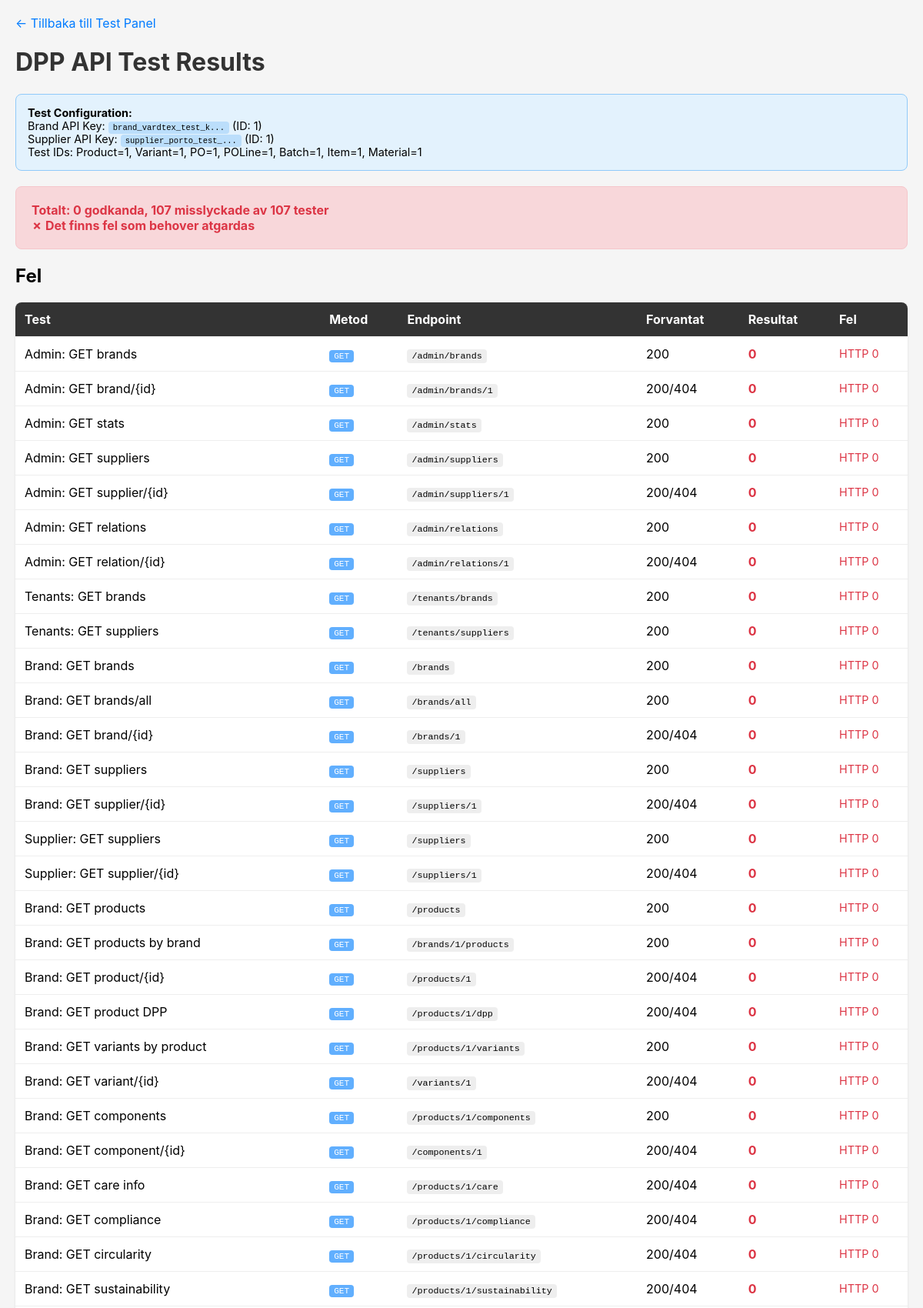
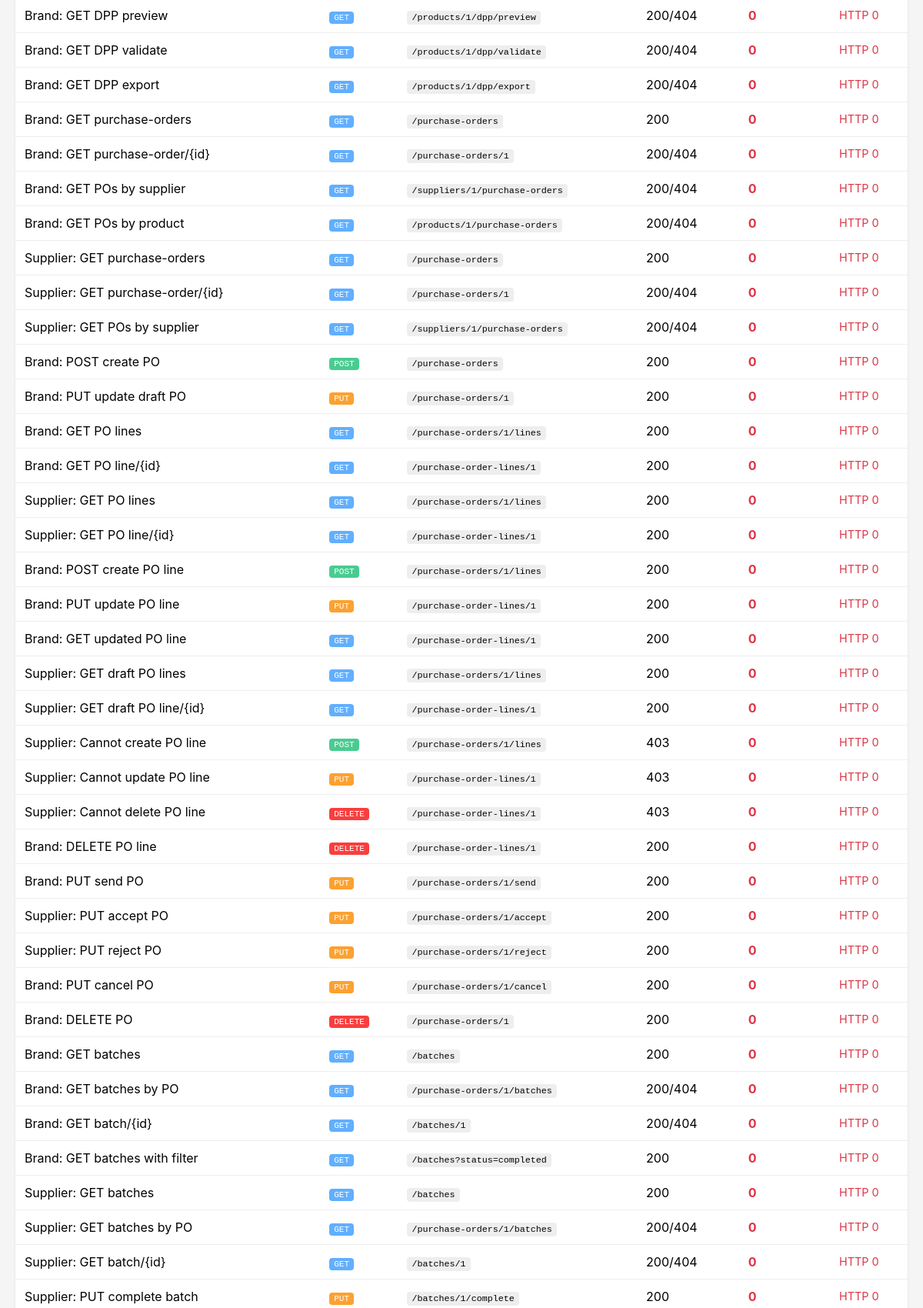
The page /testpanel/test-all-api.php (upper part) on the database its author committed (2 pictures, top to bottom).
### tables this page shows
CREATE TABLE brands (
    id INT AUTO_INCREMENT PRIMARY KEY,
    brand_name VARCHAR(255) NOT NULL,
    logo_url VARCHAR(500),
    sub_brand VARCHAR(255),
    parent_company VARCHAR(255),
    trader VARCHAR(255),
    trader_location TEXT,

     
    lei CHAR(20) UNIQUE NULL COMMENT 'Legal Entity Identifier (ISO 17442)',
    gs1_company_prefix VARCHAR(12) UNIQUE NULL COMMENT 'GS1 Company Prefix',

     
    api_key VARCHAR(64) UNIQUE,
    _is_active BOOLEAN DEFAULT TRUE,
    _last_used_at TIMESTAMP NULL,
    _expires_at TIMESTAMP NULL,

    created_at TIMESTAMP DEFAULT CURRENT_TIMESTAMP,
    updated_at TIMESTAMP DEFAULT CURRENT_TIMESTAMP ON UPDATE CURRENT_TIMESTAMP,

    INDEX idx_brands_api_key (api_key)
);

CREATE TABLE suppliers (
    id INT AUTO_INCREMENT PRIMARY KEY,
    supplier_name VARCHAR(255) NOT NULL,
    supplier_location TEXT,
    facility_registry VARCHAR(50) COMMENT '202,00 - GLN, OSH',
    facility_identifier VARCHAR(100) COMMENT '202,10',
    operator_registry VARCHAR(50) COMMENT '203,00',
    operator_identifier VARCHAR(100) COMMENT '203,10',
    country_of_origin_confection VARCHAR(2) COMMENT '204,00 - ISO country code',
    country_of_origin_dyeing VARCHAR(2) COMMENT '205,00',
    country_of_origin_weaving VARCHAR(2) COMMENT '206,00',

     
    lei CHAR(20) UNIQUE NULL COMMENT 'Legal Entity Identifier (ISO 17442)',
    gs1_company_prefix VARCHAR(12) UNIQUE NULL COMMENT 'GS1 Company Prefix',

     
    api_key VARCHAR(64) UNIQUE,
    _is_active BOOLEAN DEFAULT TRUE,
    _last_used_at TIMESTAMP NULL,
    _expires_at TIMESTAMP NULL,

    created_at TIMESTAMP DEFAULT CURRENT_TIMESTAMP,
    updated_at TIMESTAMP DEFAULT CURRENT_TIMESTAMP ON UPDATE CURRENT_TIMESTAMP,

    INDEX idx_suppliers_api_key (api_key)
);

CREATE TABLE products (
    id INT AUTO_INCREMENT PRIMARY KEY,
    brand_id INT NOT NULL,

     
    gtin_type VARCHAR(50) COMMENT '300,00 - GTIN, SKU, Style Number',
    gtin VARCHAR(100) COMMENT '300,10 - GTIN värde',
    product_name VARCHAR(255) NOT NULL COMMENT '301,00',
    description TEXT COMMENT '302,00',
    photo_url VARCHAR(500) COMMENT '303,00',
    article_number VARCHAR(100) COMMENT '304,00 - Style + color',
    commodity_code_system VARCHAR(50) COMMENT '306,00',
    commodity_code_number VARCHAR(20) COMMENT '306,10 - HS code',
    year_of_sale INT COMMENT '307,00',
    season_of_sale VARCHAR(10) COMMENT '307,10 - SP/SU',
    price_currency VARCHAR(3) COMMENT '308,00',
    msrp DECIMAL(10,2) COMMENT '308,10',
    resale_price DECIMAL(10,2) COMMENT '308,20',

     
    category VARCHAR(50) COMMENT '312,00 - clothing/accessories/footwear',
    product_group VARCHAR(50) COMMENT '312,10 - Top/Bottom etc',
    type_line_concept VARCHAR(50) COMMENT '313,00 - Active Wear, Sleep Wear',
    type_item VARCHAR(50) COMMENT '314,00 - Jacket, Pants, Blouse',
    age_group VARCHAR(50) COMMENT '315,00',
    gender VARCHAR(20) COMMENT '316,00',
    market_segment VARCHAR(50) COMMENT '317,00 - mass-market/mid-price/premium/luxury',

     
    water_properties VARCHAR(100) COMMENT '318,00',
    net_weight DECIMAL(10,4) COMMENT '319,00 - kg',
    weight_unit VARCHAR(10) DEFAULT 'kg' COMMENT '319,10',

     
    data_carrier_type VARCHAR(50) COMMENT '370,00 - RFID, NFC, QR',
    data_carrier_material VARCHAR(50) COMMENT '370,10',
    data_carrier_location VARCHAR(100) COMMENT '370,20',

    _is_active BOOLEAN DEFAULT TRUE,
    created_at TIMESTAMP DEFAULT CURRENT_TIMESTAMP,
    updated_at TIMESTAMP DEFAULT CURRENT_TIMESTAMP ON UPDATE CURRENT_TIMESTAMP,

    FOREIGN KEY (brand_id) REFERENCES brands(id) ON DELETE CASCADE,
    INDEX idx_products_brand (brand_id)
);

CREATE TABLE product_variants (
    id INT AUTO_INCREMENT PRIMARY KEY,
    product_id INT NOT NULL,

    item_number VARCHAR(100) COMMENT '304,10 - Style + color + size',
    size VARCHAR(50) COMMENT '309,00',
    size_country_code VARCHAR(2) COMMENT '309,10',
    color_brand VARCHAR(100) COMMENT '310,00 - Brand color name',
    color_general VARCHAR(50) COMMENT '311,00 - Standard color',
    gtin VARCHAR(14) COMMENT 'GTIN for this variant',

    _is_active BOOLEAN DEFAULT TRUE,
    created_at TIMESTAMP DEFAULT CURRENT_TIMESTAMP,
    updated_at TIMESTAMP DEFAULT CURRENT_TIMESTAMP ON UPDATE CURRENT_TIMESTAMP,

    FOREIGN KEY (product_id) REFERENCES products(id) ON DELETE CASCADE,
    INDEX idx_variants_product (product_id),
    INDEX idx_variants_gtin (gtin)
);

CREATE TABLE purchase_orders (
    id INT AUTO_INCREMENT PRIMARY KEY,
    brand_id INT NOT NULL,
    supplier_id INT NOT NULL,
    product_id INT NOT NULL,

    po_number VARCHAR(100) NOT NULL COMMENT '305,00 - Inköpsordernummer',
    quantity INT COMMENT 'Beställd kvantitet',
    requested_delivery_date DATE,
    _status VARCHAR(50) DEFAULT 'draft' COMMENT 'draft/sent/accepted/fulfilled/cancelled',

    created_at TIMESTAMP DEFAULT CURRENT_TIMESTAMP,
    updated_at TIMESTAMP DEFAULT CURRENT_TIMESTAMP ON UPDATE CURRENT_TIMESTAMP,

    FOREIGN KEY (brand_id) REFERENCES brands(id),
    FOREIGN KEY (supplier_id) REFERENCES suppliers(id),
    FOREIGN KEY (product_id) REFERENCES products(id),
    INDEX idx_po_brand (brand_id),
    INDEX idx_po_supplier (supplier_id),
    INDEX idx_po_product (product_id)
);

CREATE TABLE IF NOT EXISTS purchase_order_lines (
    id INT AUTO_INCREMENT PRIMARY KEY,
    purchase_order_id INT NOT NULL,
    product_variant_id INT NOT NULL,
    quantity INT NOT NULL,
    created_at TIMESTAMP DEFAULT CURRENT_TIMESTAMP,
    updated_at TIMESTAMP DEFAULT CURRENT_TIMESTAMP ON UPDATE CURRENT_TIMESTAMP,
    FOREIGN KEY (purchase_order_id) REFERENCES purchase_orders(id) ON DELETE CASCADE,
    FOREIGN KEY (product_variant_id) REFERENCES product_variants(id) ON DELETE RESTRICT
);

CREATE TABLE batches (
    id INT AUTO_INCREMENT PRIMARY KEY,
    purchase_order_id INT NOT NULL,

    batch_number VARCHAR(100) NOT NULL,
    production_date DATE,
    quantity INT,
    _status VARCHAR(50) DEFAULT 'in_production' COMMENT 'in_production/completed',

     
    facility_name VARCHAR(255) COMMENT 'Override: 200,00 - Supplier Name',
    facility_location TEXT COMMENT 'Override: 201,00 - Supplier Location',
    facility_registry VARCHAR(50) COMMENT 'Override: 202,00 - Facility Registry',
    facility_identifier VARCHAR(100) COMMENT 'Override: 202,10 - Facility Identifier',
    country_of_origin_confection VARCHAR(2) COMMENT 'Override: 204,00',
    country_of_origin_dyeing VARCHAR(2) COMMENT 'Override: 205,00',
    country_of_origin_weaving VARCHAR(2) COMMENT 'Override: 206,00',

    created_at TIMESTAMP DEFAULT CURRENT_TIMESTAMP,
    updated_at TIMESTAMP DEFAULT CURRENT_TIMESTAMP ON UPDATE CURRENT_TIMESTAMP,

    FOREIGN KEY (purchase_order_id) REFERENCES purchase_orders(id),
    INDEX idx_batches_po (purchase_order_id)
);

CREATE TABLE items (
    id INT AUTO_INCREMENT PRIMARY KEY,
    batch_id INT NOT NULL,
    product_variant_id INT,

     
    unique_product_id VARCHAR(100) COMMENT '300,20',
    tid VARCHAR(100) COMMENT 'RFID Tag ID',
    sgtin VARCHAR(100) COMMENT 'Serialized GTIN',
    serial_number VARCHAR(100),

    _status VARCHAR(50) DEFAULT 'produced' COMMENT 'produced/shipped/sold/returned/recycled',

    created_at TIMESTAMP DEFAULT CURRENT_TIMESTAMP,
    updated_at TIMESTAMP DEFAULT CURRENT_TIMESTAMP ON UPDATE CURRENT_TIMESTAMP,

    FOREIGN KEY (batch_id) REFERENCES batches(id) ON DELETE CASCADE,
    FOREIGN KEY (product_variant_id) REFERENCES product_variants(id),
    INDEX idx_items_batch (batch_id),
    INDEX idx_items_sgtin (sgtin),
    INDEX idx_items_tid (tid)
);

CREATE TABLE factory_materials (
    id INT AUTO_INCREMENT PRIMARY KEY,
    supplier_id INT NOT NULL,
    material_name VARCHAR(255) NOT NULL,
    material_type VARCHAR(50) COMMENT 'Textile, Leather, Rubber',
    description TEXT,
    _is_active BOOLEAN DEFAULT TRUE,

    created_at TIMESTAMP DEFAULT CURRENT_TIMESTAMP,
    updated_at TIMESTAMP DEFAULT CURRENT_TIMESTAMP ON UPDATE CURRENT_TIMESTAMP,

    FOREIGN KEY (supplier_id) REFERENCES suppliers(id) ON DELETE CASCADE,
    INDEX idx_factory_materials_supplier (supplier_id)
);

### public/testpanel/test-all-api.php (the view, shortened to what this page needs)
<?php
$baseUrl = 'http://' . $_SERVER['HTTP_HOST'] . '/api';
$db = \App\Config\Database::getInstance()->getConnection();
$brandRow = $db->query("SELECT id, api_key FROM brands WHERE _is_active = 1 LIMIT 1")->fetch();
$supplierRow = $db->query("SELECT id, api_key FROM suppliers WHERE _is_active = 1 LIMIT 1")->fetch();
$brandKey = $brandRow['api_key'] ?? null;
$brandId = $brandRow['id'] ?? 1;
$supplierKey = $supplierRow['api_key'] ?? null;
$supplierId = $supplierRow['id'] ?? 1;
$productId = $db->query("SELECT id FROM products WHERE _is_active = 1 LIMIT 1")->fetchColumn() ?: 1;
$variantId = $db->query("SELECT id FROM product_variants WHERE _is_active = 1 LIMIT 1")->fetchColumn() ?: 1;
$poId = $db->query("SELECT id FROM purchase_orders LIMIT 1")->fetchColumn() ?: 1;
$batchId = $db->query("SELECT id FROM batches LIMIT 1")->fetchColumn() ?: 1;
$itemId = $db->query("SELECT id FROM items LIMIT 1")->fetchColumn() ?: 1;
$materialId = $db->query("SELECT id FROM factory_materials WHERE _is_active = 1 LIMIT 1")->fetchColumn() ?: 1;
$poLineId = $db->query("SELECT id FROM purchase_order_lines LIMIT 1")->fetchColumn() ?: 1;
$results = [];
$totalPassed = 0;
$totalFailed = 0;
function apiCall(string $method, string $endpoint, ?array $data = null, ?string $apiKey = null, string $keyType = 'tenant'): array
{
    global $baseUrl;
    $ch = curl_init();
    $url = $baseUrl . $endpoint;
    $headers = ['Content-Type: application/json'];
    if ($apiKey) {
        $headers[] = ($keyType === 'admin' ? 'X-Admin-Key: ' : 'X-API-Key: ') . $apiKey;
    }
    $response = curl_exec($ch);
    $httpCode = curl_getinfo($ch, CURLINFO_HTTP_CODE);
    $curlError = curl_error($ch);
    return [
        'code' => $httpCode,
        'body' => json_decode($response, true) ?? $response,
        'curl_error' => $curlError,
    ];
}
function testEndpoint(string $name, string $method, string $endpoint, ?array $data, ?string $apiKey, string $keyType, array $expectedCodes): void
{
    global $results, $totalPassed, $totalFailed;
    $response = apiCall($method, $endpoint, $data, $apiKey, $keyType);
    $success = in_array($response['code'], $expectedCodes) && empty($response['curl_error']);
    $result = [
        'name' => $name,
        'method' => $method,
        'endpoint' => $endpoint,
        'expected' => implode('/', $expectedCodes),
        'actual' => $response['code'],
        'success' => $success,
        'error' => null,
    ];
    if (!$success) {
        if ($response['curl_error']) {
            $result['error'] = 'CURL: ' . $response['curl_error'];
        } elseif (is_array($response['body']) && isset($response['body']['error'])) {
            $result['error'] = $response['body']['error'];
        } else {
            $result['error'] = "HTTP {$response['code']}";
        }
    } else {
        $totalPassed++;
    }
    $results[] = $result;
}
$html = true;
if ($html):
?>
<!DOCTYPE html>
<html>
<head>
</head>
<body>
    <div class="back-link"><a href="test.php">&larr; Tillbaka till Test Panel</a></div>
    <h1>DPP API Test Results</h1>
    <div class="config-info">
        <strong>Test Configuration:</strong><br>
        Brand API Key: <code><?= $brandKey ? substr($brandKey, 0, 20) . '...' : 'NOT FOUND' ?></code> (ID: <?= $brandId ?>)<br>
        Supplier API Key: <code><?= $supplierKey ? substr($supplierKey, 0, 20) . '...' : 'NOT FOUND' ?></code> (ID: <?= $supplierId ?>)<br>
        Test IDs: Product=<?= $productId ?>, Variant=<?= $variantId ?>, PO=<?= $poId ?>, POLine=<?= $poLineId ?>, Batch=<?= $batchId ?>, Item=<?= $itemId ?>, Material=<?= $materialId ?>
    </div>
    <div class="summary <?= $totalFailed === 0 ? 'pass' : 'fail' ?>">
        <strong>Totalt:</strong> <?= $totalPassed ?> godkanda, <?= $totalFailed ?> misslyckade av <?= count($results) ?> tester
        <?php if ($totalFailed === 0): ?>
            <br>&#10003; Alla API:er fungerar korrekt
        <?php else: ?>
            <br>&#10007; Det finns fel som behover atgardas
        <?php endif; ?>
    </div>
    <?php if ($totalFailed > 0): ?>
    <h2>Fel</h2>
    <table>
        <tr>
            <th>Test</th>
            <th>Metod</th>
            <th>Endpoint</th>
            <th>Forvantat</th>
            <th>Resultat</th>
            <th>Fel</th>
        </tr>
        <?php foreach ($results as $r): ?>
            <?php if (!$r['success']): ?>
            <tr>
                <td><?= htmlspecialchars($r['name']) ?></td>
                <td><span class="method <?= $r['method'] ?>"><?= $r['method'] ?></span></td>
                <td><code><?= htmlspecialchars($r['endpoint']) ?></code></td>
                <td><?= $r['expected'] ?></td>
                <td class="fail"><?= $r['actual'] ?></td>
                <td class="error"><?= htmlspecialchars($r['error'] ?? '') ?></td>
            </tr>
            <?php endif; ?>
        <?php endforeach; ?>
    </table>
    <?php endif; ?>
</body>
</html>
<?php
endif;

### public/testpanel/test-all-api.php (style rules this page uses)
body { font-family: -apple-system, BlinkMacSystemFont, 'Segoe UI', Roboto, sans-serif; margin: 20px; background: #f5f5f5; }
h1 { color: #333; }
.summary { padding: 20px; border-radius: 8px; margin-bottom: 20px; }
.summary.fail { background: #f8d7da; border: 1px solid #f5c6cb; }
table { width: 100%; border-collapse: collapse; background: white; border-radius: 8px; overflow: hidden; box-shadow: 0 1px 3px rgba(0,0,0,0.1); }
th, td { padding: 12px; text-align: left; border-bottom: 1px solid #eee; }
th { background: #333; color: white; }
.fail { color: #dc3545; font-weight: bold; }
.error { color: #dc3545; font-size: 0.9em; }
.method { font-family: monospace; padding: 2px 6px; border-radius: 4px; font-size: 0.85em; }
.method.GET { background: #61affe; color: white; }
.method.POST { background: #49cc90; color: white; }
.method.PUT { background: #fca130; color: white; }
.method.DELETE { background: #f93e3e; color: white; }
code { background: #eee; padding: 2px 6px; border-radius: 4px; font-size: 0.9em; }
.back-link { margin-bottom: 20px; }
.back-link a { color: #007bff; text-decoration: none; }
.config-info { background: #e3f2fd; border: 1px solid #90caf9; padding: 15px; border-radius: 8px; margin-bottom: 20px; font-size: 0.9em; }
.config-info code { background: #bbdefb; }

### rows shown on the page
brands: api_key "brand_vardtex_test_k", id "1"
suppliers: api_key "supplier_porto_test_", id "1"
products: id "1"
product_variants: id "1"
purchase_orders: id "1"
purchase_order_lines: id "1"
batches: id "1"
items: id "1"
factory_materials: id "1"

### other values the page prints
$totalPassed "0"
$totalFailed "107"
count($results) "107"
$r['name'] "Admin: GET brands"
$r['method'] "GET"
$r['endpoint'] "/admin/brands"
$r['expected'] "200"
$r['actual'] "0"
$r['error'] "HTTP 0"
$r['name'] "Admin: GET brand/{id}"
$r['endpoint'] "/admin/brands/1"
$r['expected'] "200/404"
$r['name'] "Admin: GET stats"
$r['endpoint'] "/admin/stats"
$r['name'] "Admin: GET suppliers"
